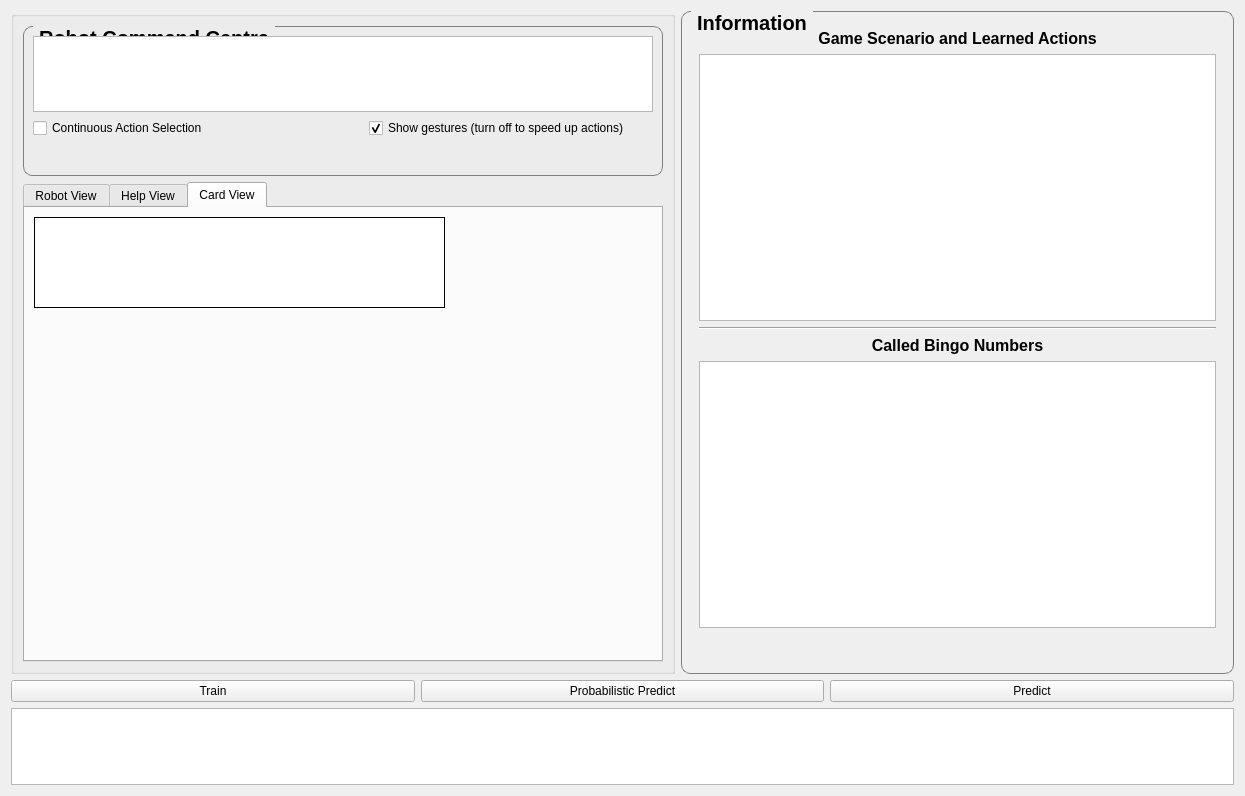
<?xml version="1.0" encoding="UTF-8"?>
<ui version="4.0">
 <class>NewGuiWidget</class>
 <widget class="QWidget" name="NewGuiWidget">
  <property name="enabled">
   <bool>true</bool>
  </property>
  <property name="geometry">
   <rect>
    <x>0</x>
    <y>0</y>
    <width>1245</width>
    <height>796</height>
   </rect>
  </property>
  <property name="minimumSize">
   <size>
    <width>640</width>
    <height>480</height>
   </size>
  </property>
  <property name="windowTitle">
   <string>Demonstration Learning</string>
  </property>
  <property name="styleSheet">
   <string notr="true">/*
QPushButton{font-size: 30px;        border: 1px solid #6593cf;
        border-radius: 2px;
        padding: 5px 15px 2px 5px;
        background: qlineargradient(x1 : 0, y1 : 0, x2 : 0, y2 :   1, stop :   0.0 #f5f9ff,
                stop :   0.5 #c7dfff, stop :   0.55 #afd2ff, stop :   1.0 #c0dbff);
        color: #006aff;
        font: bold large &quot;Arial&quot;;
        height: 30px;}
QPushButton{border:none;}
*/
</string>
  </property>
  <layout class="QVBoxLayout" name="verticalLayout" stretch="0,0,0">
   <item>
    <layout class="QHBoxLayout" name="horizontalLayout_5" stretch="0,0">
     <item>
      <widget class="QGroupBox" name="groupBox">
       <property name="styleSheet">
        <string notr="true"/>
       </property>
       <layout class="QVBoxLayout" name="verticalLayout_3">
        <item>
         <widget class="QGroupBox" name="robot_command_centre">
          <property name="autoFillBackground">
           <bool>false</bool>
          </property>
          <property name="styleSheet">
           <string notr="true">QGroupBox {
    font-size: 20px;
    border: 1px solid gray;
    border-radius: 9px;
    margin-top: 0.5em;
	 font: bold;
}

QGroupBox::title {
    subcontrol-origin: margin;
    left: 10px;
    padding: 0 3px 0 3px;
}</string>
          </property>
          <property name="title">
           <string>Robot Command Centre</string>
          </property>
          <property name="flat">
           <bool>false</bool>
          </property>
          <layout class="QHBoxLayout" name="horizontalLayout_2" stretch="1">
           <item>
            <layout class="QVBoxLayout" name="verticalLayout_4">
             <item>
              <widget class="QListView" name="action_list">
               <property name="styleSheet">
                <string notr="true">QListView { font-size: 16pt; }</string>
               </property>
               <property name="editTriggers">
                <set>QAbstractItemView::NoEditTriggers</set>
               </property>
               <property name="showDropIndicator" stdset="0">
                <bool>true</bool>
               </property>
              </widget>
             </item>
             <item>
              <layout class="QHBoxLayout" name="horizontalLayout_7">
               <item>
                <widget class="QCheckBox" name="cont_act_select_check_box">
                 <property name="text">
                  <string>Continuous Action Selection</string>
                 </property>
                </widget>
               </item>
               <item alignment="Qt::AlignHCenter">
                <widget class="QCheckBox" name="show_gestures_check_box">
                 <property name="enabled">
                  <bool>true</bool>
                 </property>
                 <property name="styleSheet">
                  <string notr="true">QPushButton{font-size: 30px}</string>
                 </property>
                 <property name="text">
                  <string>Show gestures (turn off to speed up actions)</string>
                 </property>
                 <property name="iconSize">
                  <size>
                   <width>200</width>
                   <height>60</height>
                  </size>
                 </property>
                 <property name="checkable">
                  <bool>true</bool>
                 </property>
                 <property name="checked">
                  <bool>true</bool>
                 </property>
                </widget>
               </item>
              </layout>
             </item>
             <item>
              <layout class="QHBoxLayout" name="horizontalLayout_9">
               <item>
                <widget class="QPushButton" name="customize_action_button">
                 <property name="text">
                  <string/>
                 </property>
                 <property name="icon">
                  <iconset resource="../../resources/images.qrc">
                   <normaloff>:/images/customize_action.png</normaloff>:/images/customize_action.png</iconset>
                 </property>
                 <property name="iconSize">
                  <size>
                   <width>250</width>
                   <height>60</height>
                  </size>
                 </property>
                 <property name="autoRepeatDelay">
                  <number>293</number>
                 </property>
                 <property name="flat">
                  <bool>true</bool>
                 </property>
                </widget>
               </item>
               <item>
                <widget class="QPushButton" name="perform_action_button">
                 <property name="styleSheet">
                  <string notr="true">/*QPushButton{font-size: 30px;        border: 1px solid #6593cf;
        border-radius: 2px;
        padding: 5px 15px 2px 5px;
        background: qlineargradient(x1 : 0, y1 : 0, x2 : 0, y2 :   1, stop :   0.0 #f5f9ff,
                stop :   0.5 #c7dfff, stop :   0.55 #afd2ff, stop :   1.0 #c0dbff);
        color: #006aff;
        font: bold large &quot;Arial&quot;;
        height: 30px;}
*/</string>
                 </property>
                 <property name="text">
                  <string/>
                 </property>
                 <property name="icon">
                  <iconset resource="../../resources/images.qrc">
                   <normaloff>:/images/perform_action.png</normaloff>:/images/perform_action.png</iconset>
                 </property>
                 <property name="iconSize">
                  <size>
                   <width>250</width>
                   <height>60</height>
                  </size>
                 </property>
                 <property name="flat">
                  <bool>true</bool>
                 </property>
                </widget>
               </item>
              </layout>
             </item>
            </layout>
           </item>
          </layout>
         </widget>
        </item>
        <item alignment="Qt::AlignHCenter|Qt::AlignVCenter">
         <widget class="QTabWidget" name="image_view_tabs">
          <property name="sizePolicy">
           <sizepolicy hsizetype="Fixed" vsizetype="Fixed">
            <horstretch>0</horstretch>
            <verstretch>0</verstretch>
           </sizepolicy>
          </property>
          <property name="minimumSize">
           <size>
            <width>640</width>
            <height>480</height>
           </size>
          </property>
          <property name="maximumSize">
           <size>
            <width>640</width>
            <height>480</height>
           </size>
          </property>
          <property name="currentIndex">
           <number>2</number>
          </property>
          <widget class="QWidget" name="robot_tab">
           <attribute name="title">
            <string>Robot View</string>
           </attribute>
           <layout class="QHBoxLayout" name="horizontalLayout_6">
            <item>
             <widget class="rqt_task_learning::RatioLayoutedFrame" name="eye_image_frame" native="true">
              <property name="sizePolicy">
               <sizepolicy hsizetype="Fixed" vsizetype="Fixed">
                <horstretch>0</horstretch>
                <verstretch>0</verstretch>
               </sizepolicy>
              </property>
              <property name="minimumSize">
               <size>
                <width>640</width>
                <height>480</height>
               </size>
              </property>
              <property name="maximumSize">
               <size>
                <width>640</width>
                <height>480</height>
               </size>
              </property>
             </widget>
            </item>
           </layout>
          </widget>
          <widget class="QWidget" name="help_tab">
           <attribute name="title">
            <string>Help View</string>
           </attribute>
           <layout class="QHBoxLayout" name="horizontalLayout">
            <item>
             <widget class="rqt_task_learning::RatioLayoutedFrame" name="help_image_frame" native="true">
              <property name="sizePolicy">
               <sizepolicy hsizetype="Fixed" vsizetype="Fixed">
                <horstretch>0</horstretch>
                <verstretch>0</verstretch>
               </sizepolicy>
              </property>
              <property name="minimumSize">
               <size>
                <width>640</width>
                <height>480</height>
               </size>
              </property>
              <property name="maximumSize">
               <size>
                <width>640</width>
                <height>480</height>
               </size>
              </property>
              <widget class="QTextBrowser" name="help_state_text">
               <property name="geometry">
                <rect>
                 <x>90</x>
                 <y>0</y>
                 <width>431</width>
                 <height>61</height>
                </rect>
               </property>
               <property name="styleSheet">
                <string notr="true">QTextBrowser{ border:1px solid black;
font-size: 14pt; }</string>
               </property>
              </widget>
             </widget>
            </item>
           </layout>
          </widget>
          <widget class="QWidget" name="card_tab">
           <attribute name="title">
            <string>Card View</string>
           </attribute>
           <layout class="QHBoxLayout" name="horizontalLayout_4">
            <item>
             <widget class="rqt_task_learning::RatioLayoutedFrame" name="card_image_frame" native="true">
              <property name="sizePolicy">
               <sizepolicy hsizetype="Fixed" vsizetype="Fixed">
                <horstretch>0</horstretch>
                <verstretch>0</verstretch>
               </sizepolicy>
              </property>
              <property name="minimumSize">
               <size>
                <width>640</width>
                <height>480</height>
               </size>
              </property>
              <property name="maximumSize">
               <size>
                <width>640</width>
                <height>480</height>
               </size>
              </property>
              <widget class="QTextBrowser" name="card_state_text">
               <property name="geometry">
                <rect>
                 <x>0</x>
                 <y>0</y>
                 <width>411</width>
                 <height>91</height>
                </rect>
               </property>
               <property name="styleSheet">
                <string notr="true">QTextBrowser{ border: 1px solid black;
font-size: 14pt; }</string>
               </property>
              </widget>
              <widget class="QPushButton" name="detect_card_button">
               <property name="geometry">
                <rect>
                 <x>424</x>
                 <y>10</y>
                 <width>200</width>
                 <height>70</height>
                </rect>
               </property>
               <property name="focusPolicy">
                <enum>Qt::NoFocus</enum>
               </property>
               <property name="styleSheet">
                <string notr="true">QPushButton{font-size: 50px}</string>
               </property>
               <property name="text">
                <string/>
               </property>
               <property name="icon">
                <iconset resource="../../resources/images.qrc">
                 <normaloff>:/images/redetect_card.png</normaloff>:/images/redetect_card.png</iconset>
               </property>
               <property name="iconSize">
                <size>
                 <width>200</width>
                 <height>200</height>
                </size>
               </property>
               <property name="flat">
                <bool>true</bool>
               </property>
              </widget>
             </widget>
            </item>
           </layout>
          </widget>
         </widget>
        </item>
       </layout>
      </widget>
     </item>
     <item>
      <widget class="QGroupBox" name="demonstration_information">
       <property name="styleSheet">
        <string notr="true">QGroupBox {
    font-size: 20px;
	 font: bold;
    border: 1px solid gray;
    border-radius: 9px;
    margin-top: 0.5em;
	padding-top: 8px;
	padding-bottom: 8px;
	padding-left: 8px;
	padding-right: 8px;
	
}

QGroupBox::title {
    subcontrol-origin: margin;
    left: 10px;
    padding: 0 3px 0 3px;
}</string>
       </property>
       <property name="title">
        <string>Information</string>
       </property>
       <layout class="QVBoxLayout" name="verticalLayout_5">
        <item>
         <widget class="QLabel" name="label">
          <property name="styleSheet">
           <string notr="true">QLabel{
	 font-size: 16px;
	 font: bold;}</string>
          </property>
          <property name="text">
           <string>Game Scenario and Learned Actions</string>
          </property>
          <property name="alignment">
           <set>Qt::AlignCenter</set>
          </property>
         </widget>
        </item>
        <item>
         <widget class="QTableView" name="trajectory_table">
          <property name="styleSheet">
           <string notr="true">QHeaderView { font-size: 16pt; }
QTableView{font-size: 16pt; }</string>
          </property>
          <attribute name="verticalHeaderVisible">
           <bool>false</bool>
          </attribute>
         </widget>
        </item>
        <item>
         <widget class="Line" name="line">
          <property name="orientation">
           <enum>Qt::Horizontal</enum>
          </property>
         </widget>
        </item>
        <item>
         <widget class="QLabel" name="label_2">
          <property name="styleSheet">
           <string notr="true">QLabel{
	 font-size: 16px;
	 font: bold;
}</string>
          </property>
          <property name="text">
           <string>Called Bingo Numbers</string>
          </property>
          <property name="alignment">
           <set>Qt::AlignCenter</set>
          </property>
         </widget>
        </item>
        <item>
         <widget class="QTableView" name="bingo_numbers_table">
          <property name="enabled">
           <bool>true</bool>
          </property>
          <property name="styleSheet">
           <string notr="true">QHeaderView { font-size: 16pt; }
QTableView{font-size: 16pt; }</string>
          </property>
          <property name="editTriggers">
           <set>QAbstractItemView::NoEditTriggers</set>
          </property>
          <attribute name="verticalHeaderVisible">
           <bool>false</bool>
          </attribute>
         </widget>
        </item>
        <item>
         <layout class="QHBoxLayout" name="horizontalLayout_3">
          <item>
           <widget class="QPushButton" name="undo_action_button">
            <property name="text">
             <string/>
            </property>
            <property name="icon">
             <iconset resource="../../resources/images.qrc">
              <normaloff>:/images/undo_action.png</normaloff>:/images/undo_action.png</iconset>
            </property>
            <property name="iconSize">
             <size>
              <width>200</width>
              <height>60</height>
             </size>
            </property>
            <property name="flat">
             <bool>true</bool>
            </property>
           </widget>
          </item>
          <item>
           <widget class="QPushButton" name="end_task_button">
            <property name="text">
             <string/>
            </property>
            <property name="icon">
             <iconset resource="../../resources/images.qrc">
              <normaloff>:/images/finish_game.png</normaloff>:/images/finish_game.png</iconset>
            </property>
            <property name="iconSize">
             <size>
              <width>250</width>
              <height>60</height>
             </size>
            </property>
            <property name="flat">
             <bool>true</bool>
            </property>
           </widget>
          </item>
         </layout>
        </item>
       </layout>
      </widget>
     </item>
    </layout>
   </item>
   <item>
    <layout class="QHBoxLayout" name="horizontalLayout_8">
     <item>
      <widget class="QPushButton" name="train_button">
       <property name="text">
        <string>Train</string>
       </property>
      </widget>
     </item>
     <item>
      <widget class="QPushButton" name="prob_predict_button">
       <property name="text">
        <string>Probabilistic Predict</string>
       </property>
      </widget>
     </item>
     <item>
      <widget class="QPushButton" name="predict_button">
       <property name="text">
        <string>Predict</string>
       </property>
      </widget>
     </item>
    </layout>
   </item>
   <item>
    <widget class="QTextEdit" name="predicted_action_text_box"/>
   </item>
  </layout>
 </widget>
 <customwidgets>
  <customwidget>
   <class>rqt_task_learning::RatioLayoutedFrame</class>
   <extends>QWidget</extends>
   <header location="global">rqt_task_learning/ratio_layouted_frame.h</header>
   <container>1</container>
  </customwidget>
 </customwidgets>
 <resources>
  <include location="../../resources/images.qrc"/>
 </resources>
 <connections/>
</ui>
